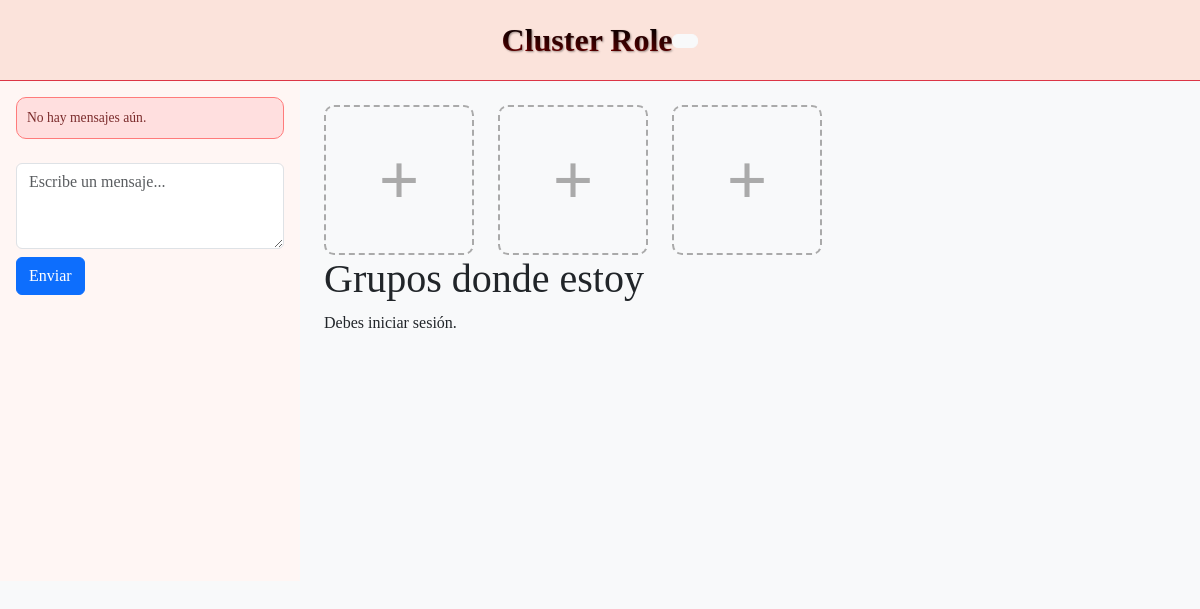
Page /plana_usuari/grupos.php on the earlier database version.
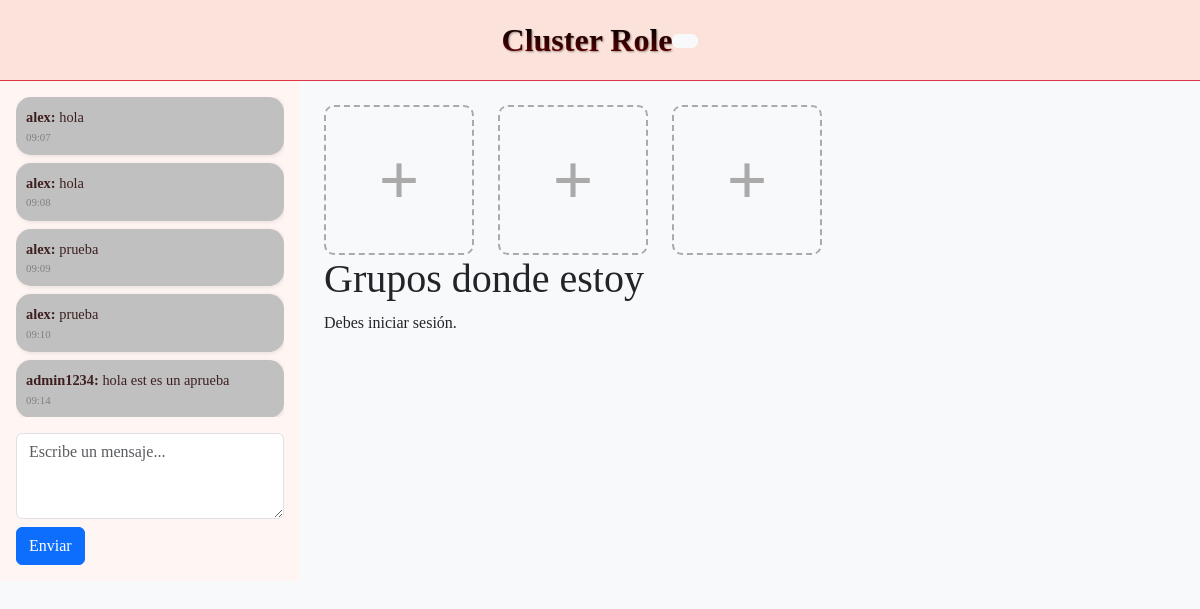
Same page on the later database version.
### tables this page shows
CREATE TABLE IF NOT EXISTS `chat` (
  `id_chat` int NOT NULL AUTO_INCREMENT,
  `id_user` int DEFAULT NULL,
  `text` varchar(100) DEFAULT NULL,
  `date` datetime DEFAULT CURRENT_TIMESTAMP,
  PRIMARY KEY (`id_chat`),
  KEY `id_user` (`id_user`)
);

CREATE TABLE IF NOT EXISTS `usuarios` (
  `id_user` int NOT NULL AUTO_INCREMENT,
  `user_name` varchar(20) DEFAULT NULL,
  `contraseña` varchar(100) DEFAULT NULL,
  `email` varchar(20) DEFAULT NULL,
  `creation_date` datetime DEFAULT CURRENT_TIMESTAMP,
  `positivo` int DEFAULT '0',
  `negativo` int DEFAULT '0',
  `profile_photo` blob,
  `premium` tinyint(1) DEFAULT NULL,
  `baneo` tinyint(1) DEFAULT NULL,
  `administrador` tinyint(1) DEFAULT NULL,
  PRIMARY KEY (`id_user`)
);

### plana_usuari/mirar_grupos.php (called while the page is built, shortened)
<?php
$grupos = [];

### plana_usuari/obtener_mensajes.php (the view, shortened to what this page needs)
<?php
include 'conexion.php';
$consulta = "
  SELECT chat.text, chat.date, usuarios.user_name
  FROM chat
  JOIN chat_usuarios ON chat.id_chat = chat_usuarios.id_chat
  JOIN usuarios ON chat_usuarios.id_usuarios = usuarios.id_user
";
$resultado = $conn->query($consulta);
if ($resultado && $resultado->num_rows > 0) {
  while ($row = $resultado->fetch_assoc()) {
    echo '<div class="chat-bubble mb-2" style=" background-color: #c0c0c0;">';
    echo '<strong style="background-color: #c0c0c0;">' . htmlspecialchars($row['user_name']) . ':</strong> ';
    echo htmlspecialchars($row['text']);
    echo '<div style="font-size: 0.75em; color: gray; background-color: #c0c0c0;">' . date('H:i', strtotime($row['date'])) . '</div>';
    echo '</div>';
  }
} else {
  echo '<div class="alerta mb-2">No hay mensajes aún.</div>';
}
?>

### plana_usuari/grupos.php (shortened to what this page needs)
<!DOCTYPE html>
<html lang="es">
<head>
  <link href="https://cdn.jsdelivr.net/npm/bootstrap@5.3.3/dist/css/bootstrap.min.css" rel="stylesheet">
  <link rel="stylesheet" href="styles.css" />
</head>
<body class="bg-light text-dark">
  <header class="bg-rosa-suave border-bottom border-danger py-3 px-4 d-flex justify-content-center align-items-center">
  <div class="d-flex justify-content-between align-items-center">
<div class="titulo fw-bold fs-2 text-center">Cluster Role</div>
  <div class="dropdown">
    <button class="btn btn-light" type="button" id="dropdownMenuButton" data-bs-toggle="dropdown" aria-expanded="false">
    </button>
  </div>
</div>
  </header>
  <div class="container-fluid">
    <div class="row vh-100">
 <aside class="col-md-3 p-3 bg-claro text-start d-flex flex-column justify-content-start overflow-auto"style="height: 500px; max-height: 80vh;">
      <div id="mensajes" style="overflow-y: scroll; max-height: 400px;">
  <?php include 'obtener_mensajes.php'; ?>
</div>
    <form action="enviar_mensaje.php" method="POST" class="escribir mt-3">
      <textarea class="form-control" name="mensaje" rows="3" placeholder="Escribe un mensaje..." required></textarea>
      <button type="submit" class="btn btn-primary mt-2">Enviar</button>
    </form>
  </aside>
<main class="col-md-6 p-4">
    <?php include 'mirar_grupos.php'; ?>
    <div class="d-flex gap-4 flex-wrap">
        <?php
        $totalGrupos = count($grupos);
        for ($i = $totalGrupos; $i < 3; $i++) {
            echo '<a href="creacion_grupos.php" class="text-decoration-none">';
            echo '<div style="width: 150px; height: 150px; border: 2px dashed #aaa; border-radius: 10px; display: flex; align-items: center; justify-content: center; font-size: 72px; color: #aaa; font-weight: bold;">+</div>';
            echo '</a>';
        }
        ?>
    </div>
      <h1>Grupos donde estoy</h1>
    <?php include("mostrar_grupos.php"); ?>

### plana_usuari/mostrar_grupos.php (shortened to what this page needs)
<?php
if (!isset($_SESSION['id_user'])) {
    echo "Debes iniciar sesión.";
    exit;
}
?>

### plana_usuari/styles.css (style rules this page uses)
body { font-family: 'Georgia', serif; background-color: #f5eaea; color: #3d1f1f; }
.bg-claro { background-color: #fff6f4; }
.bg-rosa-suave { background-color: #fbe3db; }
.titulo { font-family: 'Cinzel', serif; color: #7b2c2c; font-size: 1.8rem; }
.chat-bubble { background-color: #f3d5d5; padding: 10px; border-radius: 15px; box-shadow: 1px 1px 5px rgba(0, 0, 0, 0.1); font-size: 0.9rem; color: #3d1f1f; }
.alerta { background-color: #ffdfdf; padding: 10px; border: 1px solid #ff7b7b; border-radius: 10px; font-size: 0.85rem; color: #7b2c2c; }

### plana_usuari/grupos.php (style rules this page uses)
.body, html { font-family: 'Georgia', serif; }
.titulo { font-family: 'Folkard', cursive; background: linear-gradient(to bottom, black 20%, #b30000 100%); -webkit-background-clip: text; -webkit-text-fill-color: transparent; text-shadow: 1px 1px 2px rgba(0, 0, 0, 0.4); }

Differences in the rows shown:
added chat: id_user.user_name "alex", text "hola", date "09:07"
added chat: id_user.user_name "alex", text "hola", date "09:08"
added chat: id_user.user_name "alex", text "prueba", date "09:09"
added chat: id_user.user_name "alex", text "prueba", date "09:10"
added chat: id_user.user_name "admin1234", text "hola est es un aprueba", date "09:14"
Other differences:
text no longer shown: "No hay mensajes aún."
